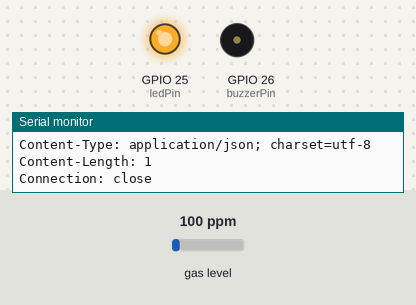
Bench run of a sketch on a simulated ESP32. Shown: output pins drawn as LEDs (lit = HIGH), buzzer (waves = sounding, pin HIGH), the last lines printed to the serial monitor. Inputs (shaded band) come from the test bench; at power-on: gas level 100 ppm. WiFi joins after 1.5 s; servers stay silent unless stated; web services answer with replies made up by the test bench.

Above: at 10.2 s.
10.3 s: gas level set to 12 ppm
17.8 s: gas level set to 9 ppm
At 25.2 s:
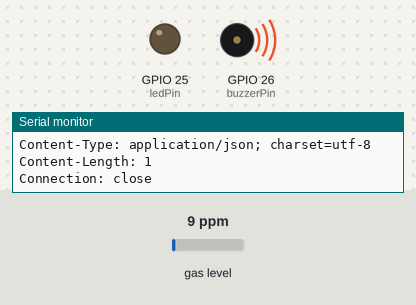
25.7 s: gas level set to 20 ppm
At 29.3 s:
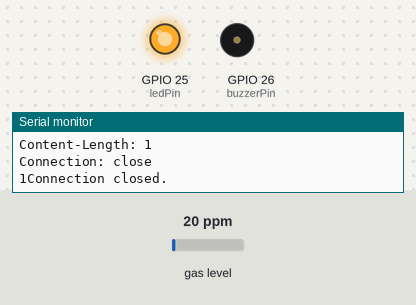
Timing chart, 0 to 30.8 s (numbered marks = the images above; inputs shaded):
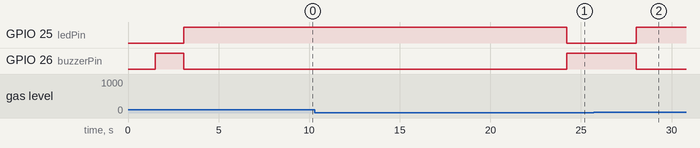

Measured:
- the behaviour switches between 11 and 10 ppm on gas level (found by bisection; images 0 and 1)
- after the input at 17.8 s, GPIO 25 (ledPin): HIGH → LOW after 6.4 s; GPIO 26 (buzzerPin): LOW → HIGH after 6.4 s
- after the input at 25.7 s, GPIO 25 (ledPin): LOW → HIGH after 2.3 s; GPIO 26 (buzzerPin): HIGH → LOW after 2.3 s

The sketch:

smoke_iot.ino
```cpp
#include <WiFi.h>
#include <WiFiClientSecure.h>
#include <UniversalTelegramBot.h>
#include <MQUnifiedsensor.h>

// Informasi koneksi Wi-Fi
const char* ssid = "IoT"; // Ganti dengan nama Wi-Fi Anda
const char* password = "testingdoang"; // Ganti dengan password Wi-Fi Anda

// Informasi Telegram Bot
const char* botToken = "8198436698:AAEShtRDBH5ye639BgGM1HpN4XWP7cC7OuU"; // Ganti dengan Token Bot Anda
const char* chatID = "6273579245"; // Ganti dengan ID Chat Anda

WiFiClientSecure client; // Koneksi aman untuk HTTPS
UniversalTelegramBot bot(botToken, client);
WiFiClient clientThinkspeak;

// Pin untuk sensor, buzzer, dan LED
const int mq2Pin = 33;   // Pin analog untuk sensor MQ2
const int buzzerPin = 26; // Pin buzzer
const int ledPin = 25;    // Pin LED
const float threshold = 10.0; // Ambang batas gas/asap

// Parameter MQ2
#define Board "ESP32"
#define Voltage_Resolution 3.3
#define ADC_Bit_Resolution 12
#define RatioMQ2CleanAir 9.83 // Rasio standar MQ2 dalam udara bersih
MQUnifiedsensor MQ2(Board, Voltage_Resolution, ADC_Bit_Resolution, mq2Pin, "MQ-2");
float prevPpm = 0; // Variabel untuk nilai PPM sebelumnya
float fluctuation = 0; // Variabel untuk menghitung fluktuasi

String thingSpeakAddress = "api.thingspeak.com";
String writeAPIKey;
String tsfield1Name;
String request_string;

void kirim_thingspeak(float ppm) {
  if (clientThinkspeak.connect("api.thingspeak.com", 80)) {
    String url = "/update?api_key=ME9YLIA9OKUSURF5&field1=" + String(ppm);
    clientThinkspeak.println("GET " + url + " HTTP/1.1");
    clientThinkspeak.println("Host: api.thingspeak.com");
    clientThinkspeak.println("Connection: close");
    clientThinkspeak.println();

    unsigned long timeout = millis();
    while (clientThinkspeak.available() == 0) {
      if (millis() - timeout > 5000) {
        Serial.println(">>> Client timeout !");
        clientThinkspeak.stop();
        return;
      }
    }

    while (clientThinkspeak.available()) {
      String line = clientThinkspeak.readStringUntil('\r');
      Serial.print(line);
    }

    clientThinkspeak.stop();
    Serial.println("Connection closed.");
  } else {
    Serial.println("Failed to connect to ThingSpeak.");
  }
}


void sendTelegramAlert(const String& type, float ppm) {
  String message = "🚨*ALERT*: " + type + " Detected! 🚨\n";
  message += "PPM Value: " + String(ppm, 2) + "\n";
  message += "Please take necessary precautions!";

  if (bot.sendMessage(chatID, message, "Markdown")) {
    Serial.println("Telegram alert sent!");
  } else {
    Serial.println("Failed to send Telegram alert.");
  }
}

void setup() {
  Serial.begin(115200);

  // Koneksi ke Wi-Fi
  WiFi.begin(ssid, password);
  Serial.print("Connecting to Wi-Fi");
  while (WiFi.status() != WL_CONNECTED) {
    delay(500);
    Serial.print(".");
  }
  Serial.println("\nConnected to Wi-Fi!");

  // Inisialisasi pin
  pinMode(buzzerPin, OUTPUT);
  pinMode(ledPin, OUTPUT);
  digitalWrite(buzzerPin, HIGH);
  digitalWrite(ledPin, LOW);

/*
    Exponential regression:
    Gas    | a      | b
    H2     | 987.99 | -2.162
    LPG    | 574.25 | -2.222
    CO     | 36974  | -3.109
    Alcohol| 3616.1 | -2.675
    Propane| 658.71 | -2.168
  */

  // Konfigurasi sensor MQ2
  MQ2.setRegressionMethod(1); // Gunakan regresi linear
  MQ2.setA(574.25);           // Nilai konstanta A (bisa berbeda untuk setiap sensor)
  MQ2.setB(-2.222);           // Nilai konstanta B
  MQ2.init();

  Serial.print("Calibrating please wait.");
  float calcR0 = 0;
  for(int i = 1; i<=10; i ++)
  {
    MQ2.update(); // Update data, the arduino will read the voltage from the analog pin
    calcR0 += MQ2.calibrate(RatioMQ2CleanAir);
    Serial.print(".");
  }
  MQ2.setR0(calcR0/10);
  Serial.println(calcR0);

  // Mengizinkan koneksi HTTPS dengan sertifikat
  client.setInsecure(); // Hanya untuk pengujian, gunakan sertifikat yang valid untuk keamanan penuh

  Serial.println("MQ2 Gas/Smoke Detection with Telegram Notifications");
}

void loop() {
  MQ2.update(); // Update nilai sensor
  float ppm = MQ2.readSensor(); // Membaca nilai gas dalam satuan PPM

  fluctuation = abs(ppm - prevPpm); // Menghitung fluktuasi
  prevPpm = ppm; // Menyimpan nilai PPM sebelumnya

  Serial.print("Gas/Smoke Value (PPM): ");
  Serial.println(ppm);

  if (ppm > threshold) {
    if (fluctuation > 3) { // Asap cenderung fluktuasi besar
      Serial.println("WARNING: Smoke Detected!");
      sendTelegramAlert("Smoke", ppm);
      kirim_thingspeak(String(ppm).toFloat());
    } else {
      Serial.println("WARNING: Gas Detected!");
      sendTelegramAlert("Gas", ppm);
      kirim_thingspeak(String(ppm).toFloat());
    }

    // Aktifkan buzzer dan LED
    digitalWrite(buzzerPin, LOW);
    digitalWrite(ledPin, HIGH);

    delay(5000); // Hindari spam notifikasi
  } else {
    // Matikan buzzer dan LED
    digitalWrite(buzzerPin, HIGH);
    digitalWrite(ledPin, LOW);
    kirim_thingspeak(String(ppm).toFloat());
  }

  delay(1000); // Tunggu 1 detik sebelum membaca lagi
}
```
